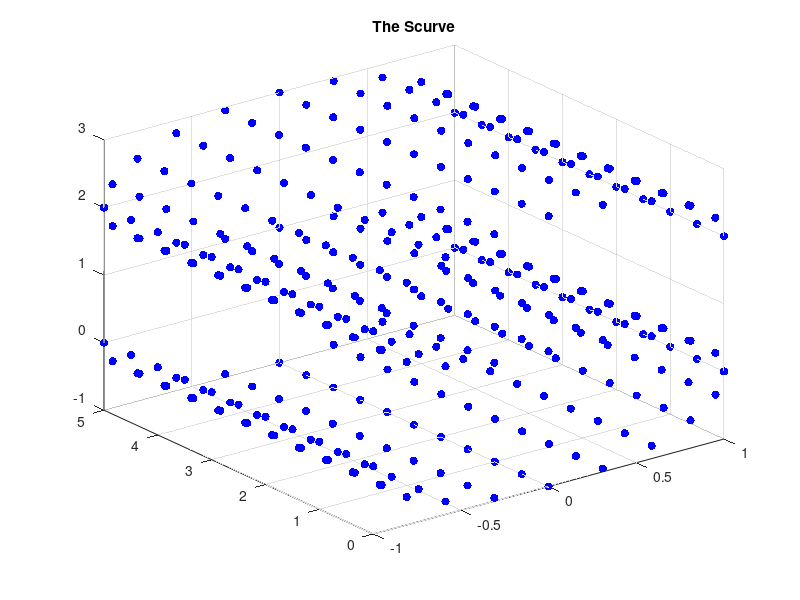
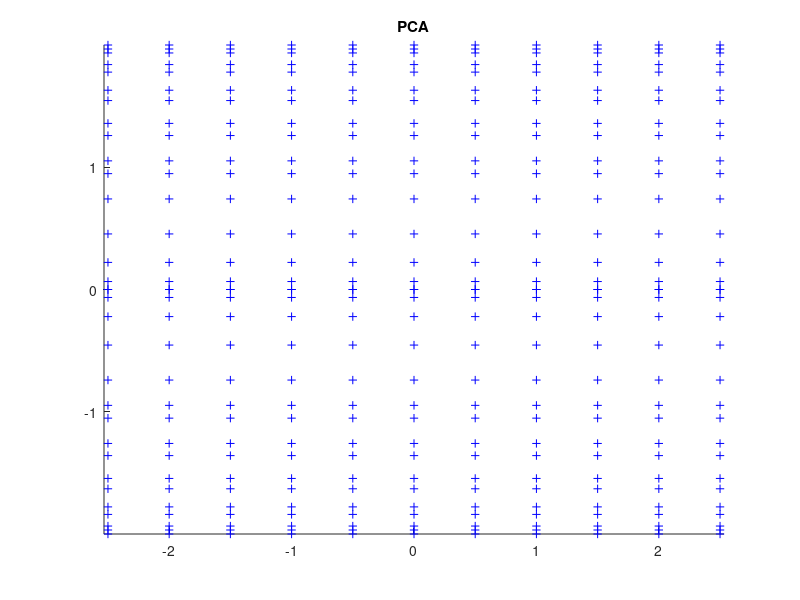
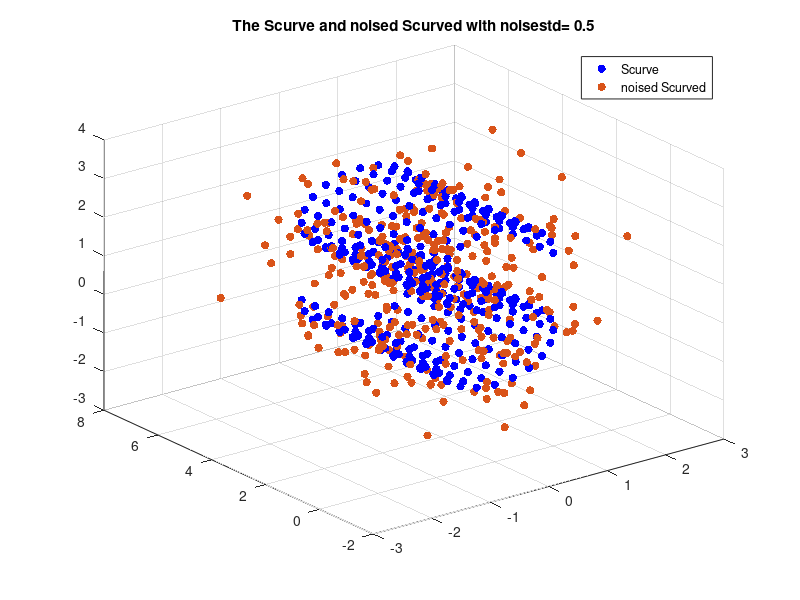
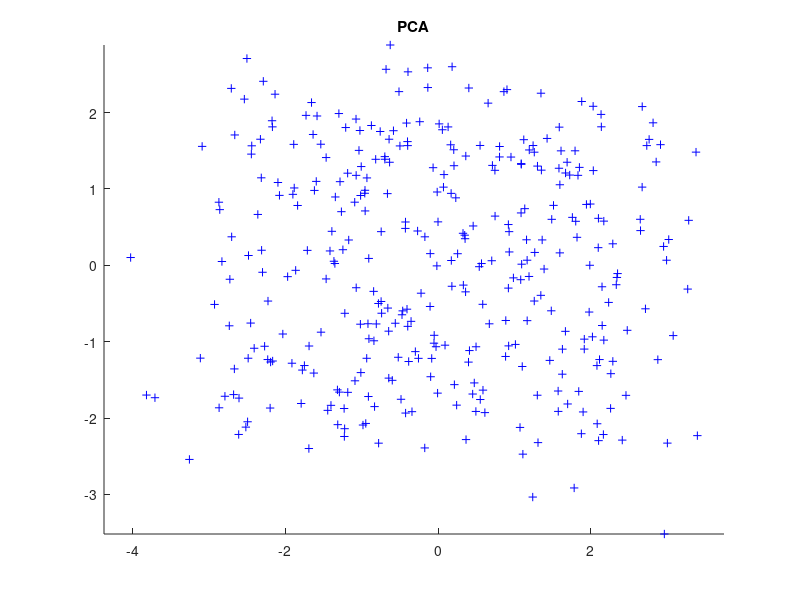

Write the MATLAB code that produced these figures, in order. (Note: this script raises an error after producing the figures.)
%% PCA method for the dataset1
data_scurve=load('ScurveData.mat');
X_scurve = data_scurve.data3;
fsz = 16;
[n,d] = size(X_scurve);
figure(1);
scatter3(X_scurve(:,1),X_scurve(:,2),X_scurve(:,3),'b','filled');
title('The Scurve');

figure(2);
rng('default') % for reproducibility
[coeff,score,latent,tsquared,explained] = pca(X_scurve);
scatter(score(:,1),score(:,2),'b','+');
title('PCA');
axis equal

%% PCA method for the dataset2
data_scurve=load('ScurveData.mat');
X_scurve = data_scurve.data3;
noisestd = 0.5;
X_scurve_noised = X_scurve + noisestd*randn(size(X_scurve)); % perturb by Gaussian noise

[n,d] = size(X_scurve);
figure(3);
scatter3(X_scurve(:,1),X_scurve(:,2),X_scurve(:,3),'b','filled');
hold on
scatter3(X_scurve_noised(:,1),X_scurve_noised(:,2),X_scurve_noised(:,3),'filled');
title('The Scurve and noised Scurved with noisestd= 0.5');
legend('Scurve','noised Scurved');

figure(4);
rng('default') % for reproducibility
[coeff,score,latent,tsquared,explained] = pca(X_scurve_noised);
scatter(score(:,1),score(:,2),'b','+');
title('PCA');
axis equal

%% PCA method for the dataset3
data_facedata=load('FaceData.mat');
X_facedata = data_facedata.data3;
fsz = 16;
[n,d] = size(X_facedata);

figure(5);
rng('default') % for reproducibility
[coeff,score,latent,tsquared,explained] = pca(X_facedata);
scatter(score(:,1),score(:,2),'b','+');
title('PCA');
axis equal